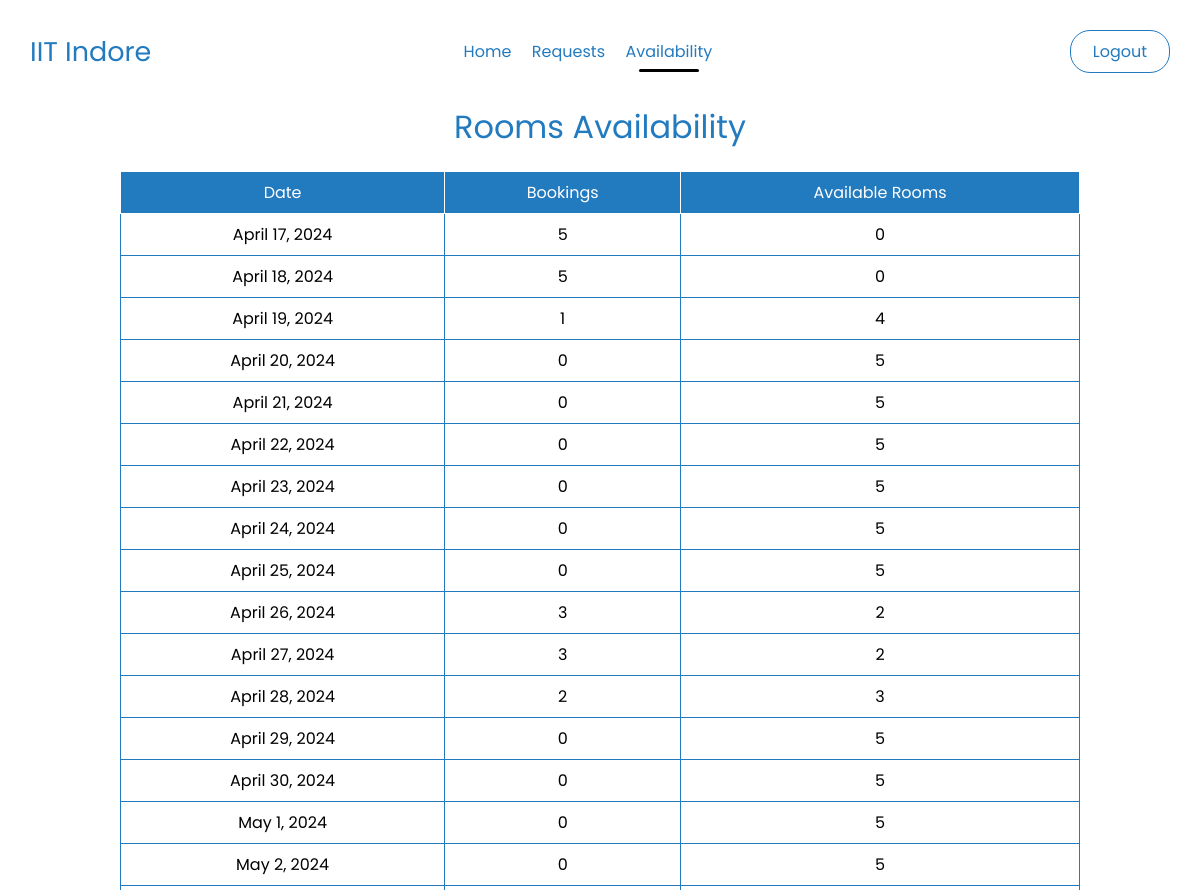
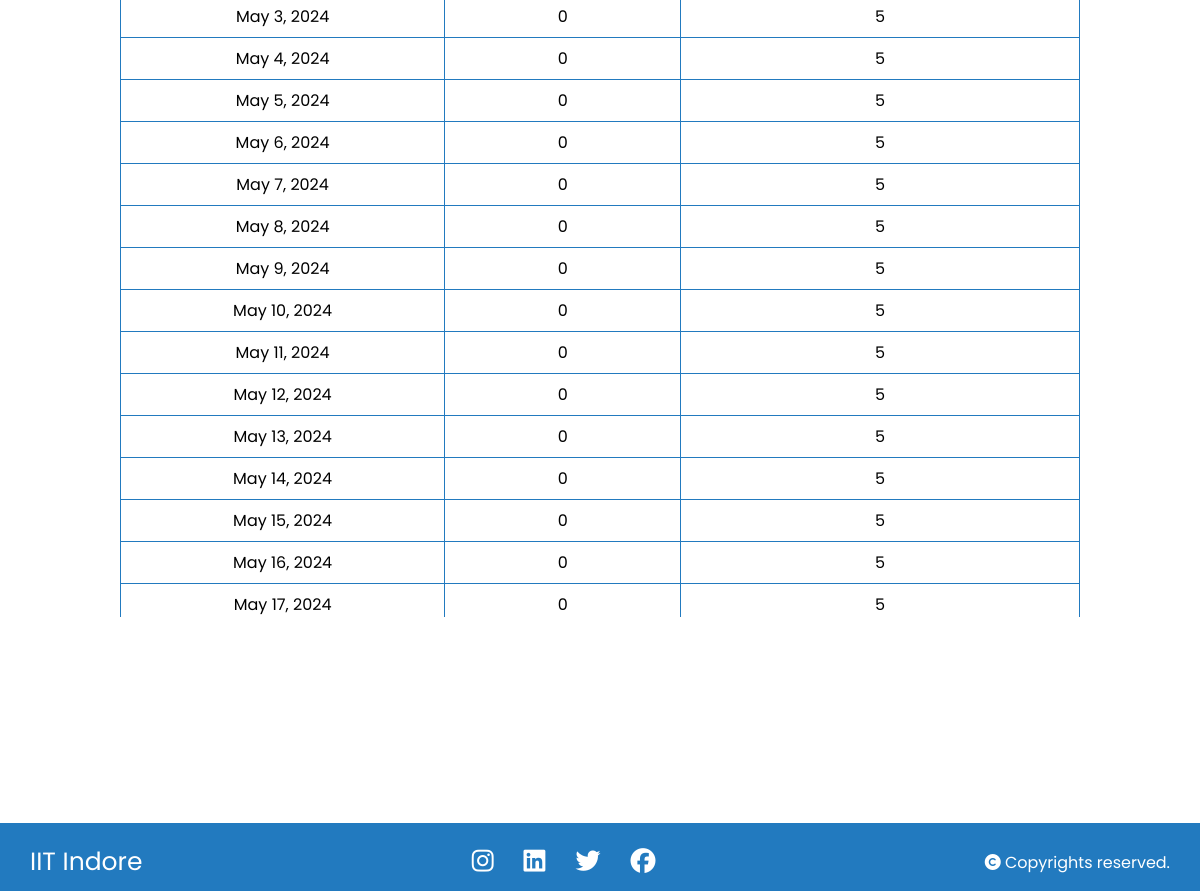
The page /availability/ (signed in) on the database its author committed (2 pictures, top to bottom).
### hostel/models.py (models this page shows, shortened)
class Reservation(models.Model):
    PAYMENT_CHOICES = (
        ('1', 'Pending'),
        ('2', 'Done'),
        ('3', 'Pay Later')
    )
    VERIFIED_CHOICES = (
        ('1', 'Accepted'),
        ('2', 'Rejected'),
        ('3', 'Pending')
    )
    PAYMENT_METHOD = (
        ('1', 'Self'),
        ('2', 'Project')
    )
    id = models.AutoField(primary_key=True)
    user = models.ForeignKey(User, on_delete=models.CASCADE)
    email = models.EmailField()
    payment_method = models.CharField(max_length=1, default='1', choices=PAYMENT_METHOD)
    project_email = models.EmailField(blank=True)
    project_description = models.TextField(blank=True)
    phone_number = models.CharField(max_length=15)
    number_of_rooms = models.PositiveIntegerField()
    check_in_date = models.DateField()
    check_out_date = models.DateField()
    room_numbers = models.CharField(max_length=255, help_text="Enter room numbers separated by commas")
    tariff_per_day = models.DecimalField(max_digits=10, decimal_places=2, default=0.00)
    price = models.DecimalField(max_digits=10, decimal_places=2, default=0.00)
    total_price = models.DecimalField(max_digits=10, decimal_places=2, default=0.00)
    gst = models.DecimalField(max_digits=5, decimal_places=2, default=0.00)
    length_of_stay = models.IntegerField(default = 1)
    payment_status = models.CharField(max_length=1, default='1', choices = PAYMENT_CHOICES)
    verified_status = models.CharField(max_length=1, default='3', choices=VERIFIED_CHOICES)
    def get_room_numbers(self):
        return self.room_numbers.split(',')
    def set_room_numbers(self, room_numbers):
        self.room_numbers = ','.join(room_numbers)
    room_numbers_list = property(get_room_numbers, set_room_numbers)

### hostel/decorators.py (the view)
        def wrapper(request, *args, **kwargs):
            if request.user.is_authenticated and request.user.username in usernames:
                return view_func(request, *args, **kwargs)
            else:
                return HttpResponseRedirect('/login/')  # Redirect to login page if not authenticated or not in the admin list

### templates/admin/availability.html (shortened to what this page needs)
{% load static %}
<!DOCTYPE html>
<html lang="en">
<head>
    <link rel="stylesheet" href="{% static 'navbar.css' %}">
</head>
<body>
    <div class="nav1">
        <div>
          <h3>IIT Indore</h3>
        </div>
        <div class="headings">
          <a href="{% url 'admin_index' %}">Home</a>
          <a href="{% url 'admin_requests' %}">Requests</a>
          <a href="{% url 'availability' %}" class="active">Availability</a>
        </div>
          <div class="nav1-login">
              {% if user.is_authenticated %}
              <a href='{% url "logout" %}'>Logout</a>
              {% else %}
              <a href='{% url "login" %}'>Login</a>
              {% endif %}
          </div>
    </div>
    <div class="headings">
        <h1>Rooms Availability</h1>
    </div>
    <div class="overflow">
        <table>
            <thead>
                <tr>
                    <th>Date</th>
                    <th>Bookings</th>
                    <th>Available Rooms</th>
                </tr>
            </thead>
            <tbody>
                {% for date, data in availability_data.items %}
                <tr>
                    <td>{{ date }}</td>
                    <td>{{ data.bookings }}</td>
                    <td>{{ data.available_rooms }}</td>
                </tr>
                {% endfor %}
            </tbody>
        </table>
    </div>
    <footer>
        <div class="footer">
          <div class="info">
            <h4>IIT Indore</h4>
          </div>
          <div class="social">
            <ul>
              <li><a href="#"><i class="fa-brands fa-instagram"></i></a></li>
              <li><a href="#"><i class="fa-brands fa-linkedin"></i></a></li>
              <li><a href="#"><i class="fa-brands fa-twitter"></i></a></li>
              <li><a href="#"><i class="fa-brands fa-facebook"></i></a></li>
            </ul>
          </div>
          <div class="rights">
            <p><i class="fa-solid fa-copyright"></i> Copyrights reserved.</p>
          </div>
        </div>
    </footer>
</body>
</html>

### static/navbar.css (style rules this page uses)
* { margin: 0; padding: 0; box-sizing: border-box; font-family: 'Ubuntu', cursive; font-weight: 400; }
:root { --main-color: #fff; --secondary-color: rgb(34,122,191); --primary-color: #000; }
.nav1 { width: 100%; padding: 30px; position: sticky; top: 0px; display: flex; justify-content: space-between; align-items: center; background: transparent; z-index: 33; }
.nav1 .headings a { text-decoration: none; font-size: 16px; color: var(--secondary-color); margin-right: 3%; position: relative; transition: 0.3s all ease-in-out; }
.nav1 div:nth-child(1) h3 { font-size: 27px; color: var(--secondary-color); }
.nav1 div:nth-child(3) { display: flex; align-items: center; justify-content: flex-end; }
.nav1 .headings { display: flex; align-items: center; justify-content: center; width: 60%; }
.nav1 div:nth-child(3) a { margin-left: 25px; }
.nav1-login a { background: transparent; border: 1.5px solid var(--secondary-color); border-radius: 20px; text-decoration: none; width: 100px; text-align: center; padding: 8px; color: var(--secondary-color); }
.active::after { content: ''; position: absolute; width: 70%; left: 15%; bottom: -8px; height: 3px; background-color: var(--primary-color); border-radius: 10px; }
footer { left: 0; bottom: 0; width: 100%; background-color: var(--secondary-color); color: #fff; text-align: center; }
footer .footer { display: flex; justify-content: space-between; align-items: center; flex-wrap: wrap; padding: 20px 30px 10px; background-color: var(--secondary-color); color: #fff; }
.info h4 { text-align: center; color: #fff; font-size: 25px; }
.social ul { display: flex; align-items: center; }
.social ul li { list-style-type: none; }
.social ul li a { color: #fff; font-size: 25px; margin: 0px 15px; }

### templates/admin/availability.html (style rules this page uses)
* { margin: 0; padding: 0; box-sizing: border-box; font-family: "Poppins", sans-serif; }
body { display: flex; flex-direction: column; min-height: 100vh; }
footer { margin-top: auto; }
.overflow { height: 75vh; overflow-y: auto; overflow-x: auto; width: 80%; margin: 20px auto; }
table { width: 100%; border-collapse: collapse; }
td { border: 1px solid var(--secondary-color); text-align: center; padding: 8px; }
th { background-color: var(--secondary-color); border: 1px solid #fff; color: #fff; padding: 8px; text-align: center; }
.headings h1 { text-align: center; color: var(--secondary-color); }

### rows shown on the page
Reservation: check_out_date "April 19, 2024", bookings "1", available_rooms "4"
Reservation: check_out_date "April 27, 2024", bookings "3", available_rooms "2"
Reservation: check_out_date "April 28, 2024", bookings "2", available_rooms "3"

### other values the page prints
{{ date }} "April 17, 2024" "April 18, 2024" "April 20, 2024" "April 21, 2024" "April 22, 2024" "April 23, 2024" "April 24, 2024" "April 25, 2024" "April 26, 2024" "April 29, 2024" "April 30, 2024" "May 1, 2024" "May 2, 2024" "May 3, 2024" "May 4, 2024" "May 5, 2024" "May 6, 2024" "May 7, 2024" "May 8, 2024" "May 9, 2024" "May 10, 2024" "May 11, 2024" "May 12, 2024" "May 13, 2024" "May 14, 2024" "May 15, 2024" "May 16, 2024" "May 17, 2024"
{{ data.bookings }} "5" "5" "0" "0" "0" "0" "0" "0" "3" "0" "0" "0" "0" "0" "0" "0" "0" "0" "0" "0" "0" "0" "0" "0" "0" "0" "0" "0"
{{ data.available_rooms }} "0" "0" "5" "5" "5" "5" "5" "5" "2" "5" "5" "5" "5" "5" "5" "5" "5" "5" "5" "5" "5" "5" "5" "5" "5" "5" "5" "5"
